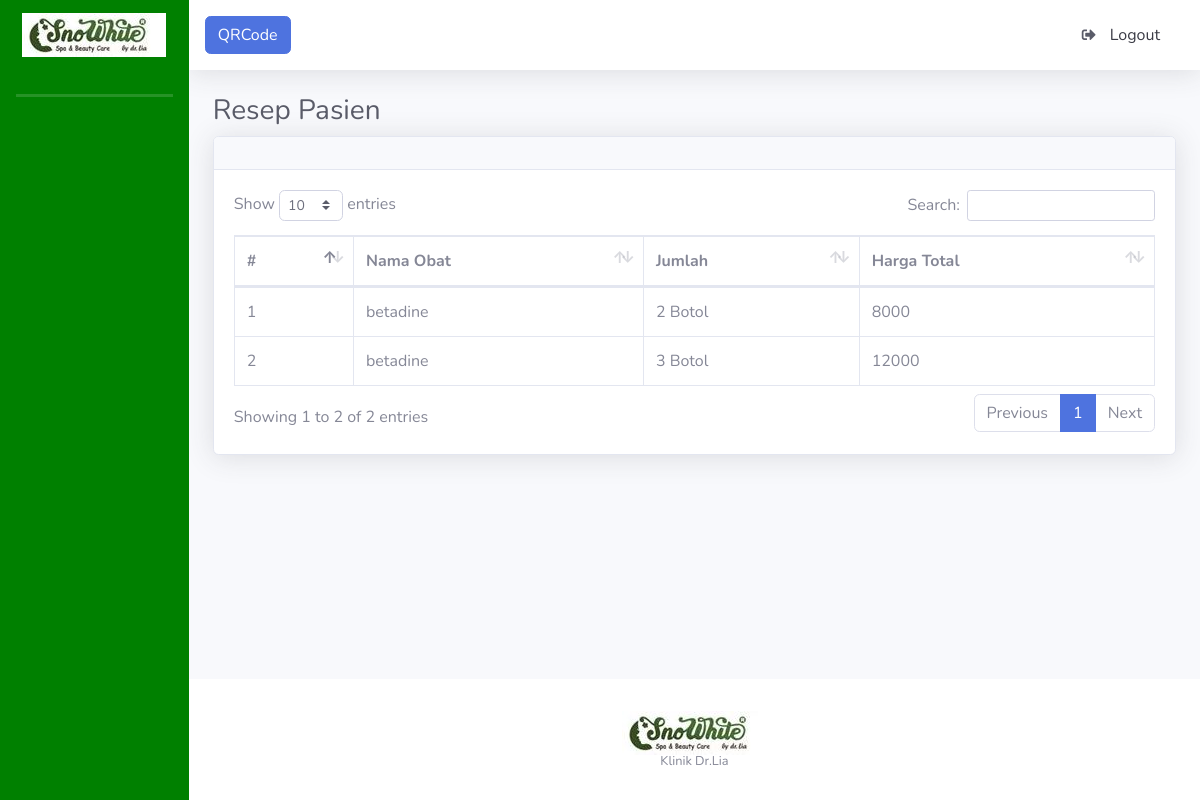
Before: /index.php/penjualan/lihatobat/1 with the older database file.
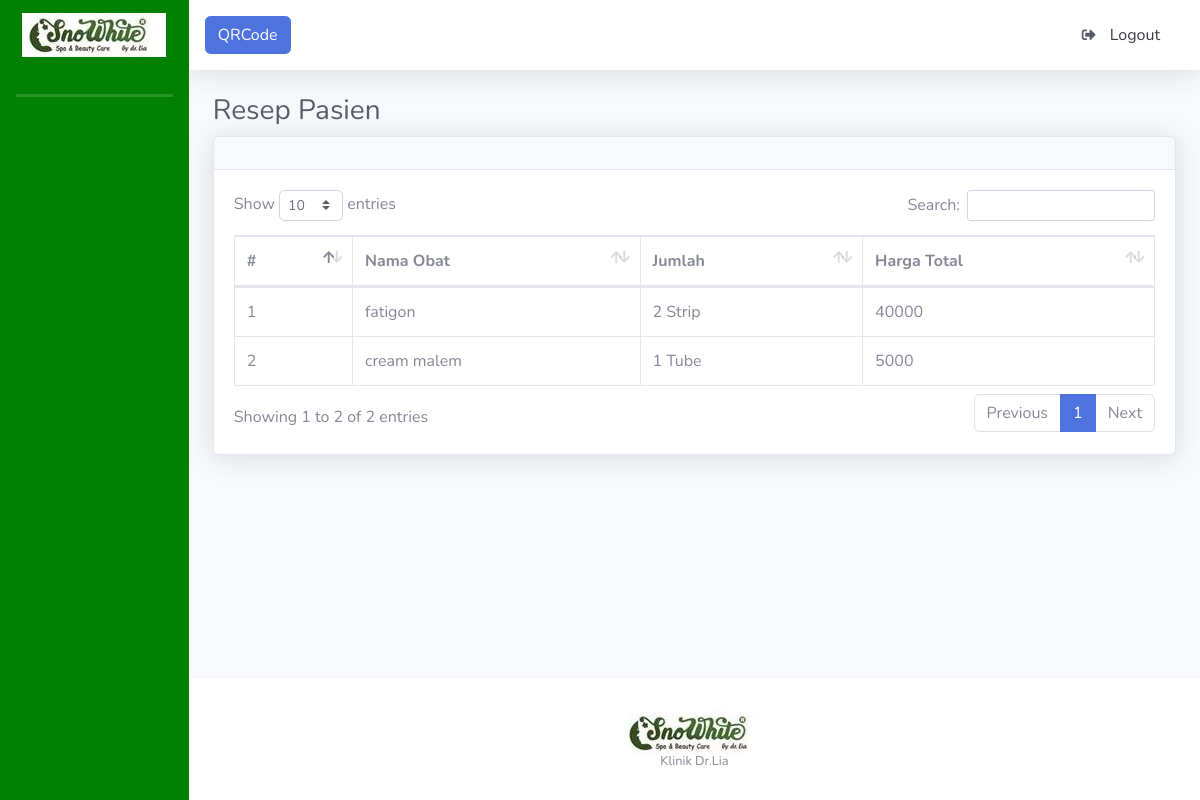
After: the same page with the newer database file.
### tables this page shows
CREATE TABLE `tb_detail_resep` (
  `id_detail_resep` bigint(20) NOT NULL,
  `id_resep` bigint(20) NOT NULL,
  `id_obat` bigint(20) NOT NULL,
  `jumlah` int(11) NOT NULL,
  `total` int(11) NOT NULL
);

CREATE TABLE `tb_obat` (
  `id_obat` bigint(20) NOT NULL,
  `nama_obat` varchar(30) NOT NULL,
  `bentuk` enum('Botol','Strip','Tube') NOT NULL,
  `ukuran` int(11) NOT NULL,
  `satuan` enum('ML','Tablet','Kapsul','Kaplet') NOT NULL,
  `harga_obat` double NOT NULL,
  `keterangan_obat` text NOT NULL
);

### application/controllers/Penjualan.php (called while the page is built, shortened)
<?php
class Penjualan extends CI_Controller {
	public function lihatObat($id)
	{
		$this->db->join('tb_obat', 'tb_obat.id_obat = tb_detail_resep.id_obat');
		$this->db->where('id_resep', $id);
		$parser['p_obat'] = $this->db->get('tb_detail_resep')->result();
		$this->load->view('penjualan/v_daftar_obat',
			$parser);
	}
}
?>

### index.php (called while the page is built, shortened)
<?php
require_once BASEPATH.'core/CodeIgniter.php';

### application/views/penjualan/v_daftar_obat.php (the view, shortened to what this page needs)
<!DOCTYPE html>
<html lang="en">
<head>
  <link href="<?php echo base_url(); ?>tema/admin/vendor/fontawesome-free/css/all.min.css" rel="stylesheet" type="text/css">
   <link href="<?php echo base_url(); ?>tema/admin/css/sb-admin-2.min.css" rel="stylesheet">
  <link href="<?php echo base_url(); ?>tema/admin/vendor/datatables/dataTables.bootstrap4.min.css" rel="stylesheet">
</head>
<body id="page-top">
  <div id="wrapper">
    <div id="content-wrapper" class="d-flex flex-column">
      <div id="content">
        <div class="container-fluid">
          <h1 class="h3 mb-2 text-gray-800">Resep Pasien</h1>
          <div class="card shadow mb-4">
            <div class="card-header py-3">
            </div>
            <div class="card-body">
              <div class="table-responsive">
                <table class="table table-bordered" id="dataTable" width="100%" cellspacing="0">
                  <thead>
                    <tr>
                    <th>#</th>
                     <th>Nama Obat</th>
                     <th>Jumlah</th>
                     <th>Harga Total</th>
                    </tr>
                  </thead>
                  <tbody>
                   <?php if(count($p_obat) > 0) { ?>
      <?php $no = 1; ?>
      <?php foreach ($p_obat as $data) { ?>
      <tr>
        <td><?php echo $no++; ?></td>
        <td><?php echo $data->nama_obat; ?></td>
        <td><?php echo $data->jumlah." ".$data->bentuk ?></td>
        <td><?php echo $data->total; ?></td>
      </tr>
      <?php } ?>
      <?php } else { ?>
      <tr>
        <td colspan="7">Tidak ada hasil</td>
      </tr>
      <?php } ?>
                  </tbody>
                </table>
              </div>
            </div>
          </div>
        </div>
      </div>

Changed rows visible on the page:
removed tb_detail_resep: id_obat.nama_obat "betadine", jumlah "2", id_obat.bentuk "Botol", total "8000"
removed tb_detail_resep: id_obat.nama_obat "betadine", jumlah "3", id_obat.bentuk "Botol", total "12000"
added tb_detail_resep: id_obat.nama_obat "fatigon", jumlah "2", id_obat.bentuk "Strip", total "40000"
added tb_detail_resep: id_obat.nama_obat "cream malem", jumlah "1", id_obat.bentuk "Tube", total "5000"
